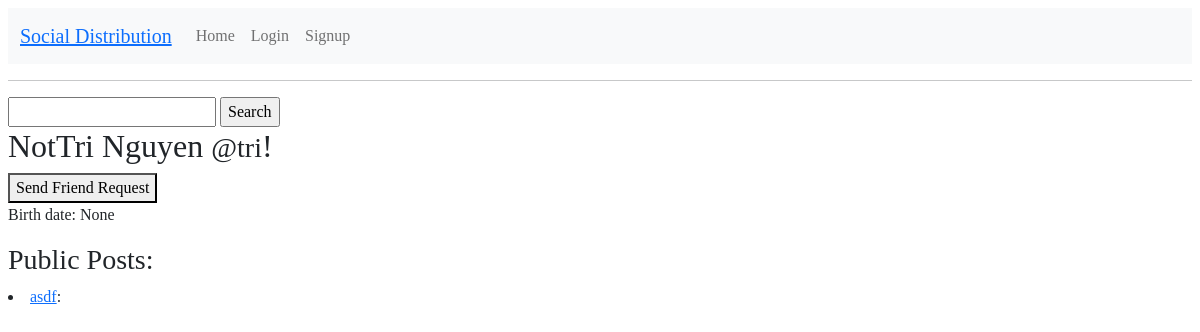
The page /view_profile/17 on the database as committed earlier.
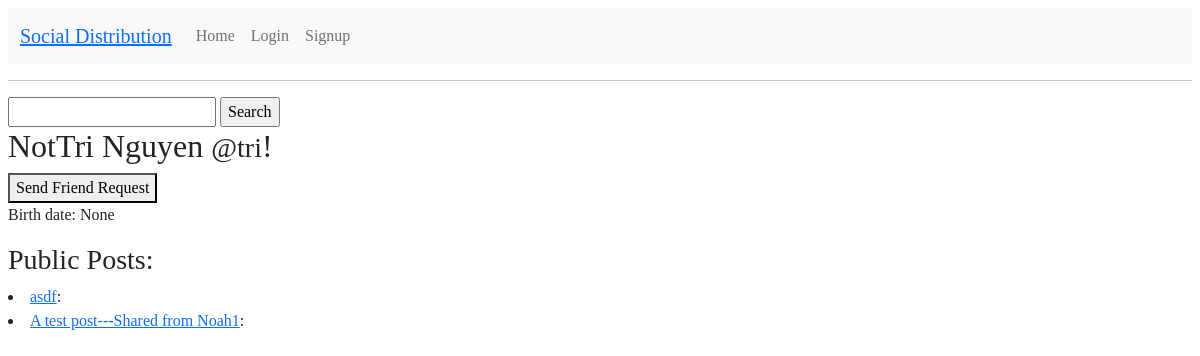
The same page on the database as committed later.
### Profile/models.py (models this page shows, shortened)
class Profile(models.Model):
    user = models.OneToOneField(User, on_delete=models.CASCADE, related_name='profile')
    bio = models.TextField(max_length=500, blank=True)
    location = models.CharField(max_length=30, blank=True)
    birth_date = models.DateField(null=True, blank=True)
    friends = models.ManyToManyField('self')
    followers = models.ManyToManyField('self', symmetrical=False)

class Post(models.Model):
    title = models.CharField(max_length=200)
    url = models.CharField(max_length=200, blank=True)
    source = models.CharField(max_length=200, blank=True)
    origin = models.CharField(max_length=200, blank=True)
    description = models.TextField(blank=True)
    class ContentType(models.TextChoices):
        MARKDOWN = 'text/markdown' # common mark
        PLAIN = 'text/plain' # UTF-8
        BASE64 = 'application/base64'
        PNG = 'image/png;base64' # embedded png
        JPEG = 'image/jpeg;base64' # embedded jpeg
    content_type = models.CharField(
        max_length=40,
        choices = ContentType.choices,
        default=ContentType.PLAIN
    )
    content = models.TextField(blank=True)
    author = models.ForeignKey(Profile, on_delete=models.CASCADE, null=True, related_name="posts")
    categories = models.ManyToManyField('PostCategory', blank=True)
    comments_count = models.IntegerField(default=0)
    comments_page_size = models.IntegerField(default=50)
    comments_first_page = models.CharField(max_length=200, null=True) # URL to first page of comments for this post
    comments = models.ManyToManyField('Comment', blank=True)
    timestamp = models.DateTimeField(default=timezone.now)
    class Visibility(models.TextChoices):
        PUBLIC = 'PUBLIC'
        FRIENDS = 'FRIENDS'
    visibility = models.CharField(
        max_length=10,
        choices=Visibility.choices,
        default=Visibility.PUBLIC
    )
    unlisted = models.BooleanField(default=False) # used for images so that they don't show up in timelines

### Profile/views.py (the view)
# urls.py: path('view_profile/<int:author_id>', Profile_views.view_profile, name='view_profile'),
def view_profile(request, author_id):
	author = Profile.objects.get(user_id=author_id)
	posts = author.posts.all()
	if request.method == "GET":
		return render(request, 'profile/view_profile.html', {'author': author, 'posts':posts})

### Profile/templates/profile/view_profile.html (shortened to what this page needs)
{% extends 'base.html' %}
{% block content %}
	<form action="{% url 'Search:results' %}" method="POST">
		<input type="text" name="query" id="query" required>
		<input type="submit" value="Search">
	</form>
	<h2>{{ author.user.get_full_name }} <small>@{{ author.user.username }}</small>!</h2>
		<form action="/sendrequest" method="POST">
			<button type="submit">Send Friend Request</button>
		</form>
		<p>Birth date: {{ author.birth_date }}</p>
		<h3>Public Posts:</h3>
		{% if posts %}
			{% for post in posts %}
				<li><a href="/author/{{author.id}}/posts/{{post.id}}">{{post.title}}</a>: </li>
			{% endfor %}
		{% else %}
			<p>{{author.user.get_full_name}} has no posts<p>
		{% endif %}
{% endblock %}

### Profile/templates/profile/base.html (shortened to what this page needs)
<!DOCTYPE html>
<html lang="en">
	<head>
		{% load static %}
		<link href="https://cdn.jsdelivr.net/npm/bootstrap@5.0.0-beta2/dist/css/bootstrap.min.css" rel="stylesheet">
		<link rel="stylesheet" type="text/css" href="{% static 'profile/base.css' %}">
  	</head>
 	<body>
	<nav class="navbar navbar-expand-lg navbar-light bg-light">
	  	<div class="container-fluid">
			<span class="navbar-brand"><a href="/">Social Distribution</a></span>
			<div class="collapse navbar-collapse" id="navbarNav">
				<ul class="navbar-nav">
					<li class="nav-item">
						<a class="nav-link" href="{% url 'Profile:home' %}">Home</a>
				  	</li>
					{% if user.is_authenticated %}
				  	<li class="nav-item">
						<a class="nav-link" href="{% url 'Profile:profile' %}">Profile</a>
				  	</li>
				  	<li class="nav-item">
						<a class="nav-link" href="{% url 'Profile:logout' %}">Logout</a>
				  	</li>
					{% else %}
				  	<li class="nav-item">
						<a class="nav-link" href="{% url 'Profile:login' %}">Login</a>
				  	</li>
				  	<li class="nav-item">
						<a class="nav-link" href="{% url 'Profile:signup' %}">Signup</a>
				  	</li>
					{% endif %}
			  	</ul>
			</div>
	  	</div>
	</nav>
	<hr>
	<main>
	  	{% block content %}
	  	{% endblock %}
	</main>
  	</body>
</html>

### Profile/static/profile/base.css (style rules this page uses)
body { display: block; margin: 8px; font-family: "Georgia"; }

Rows that differ between the two databases and show on the page:
added Post: title "A test post---Shared from Noah1"
